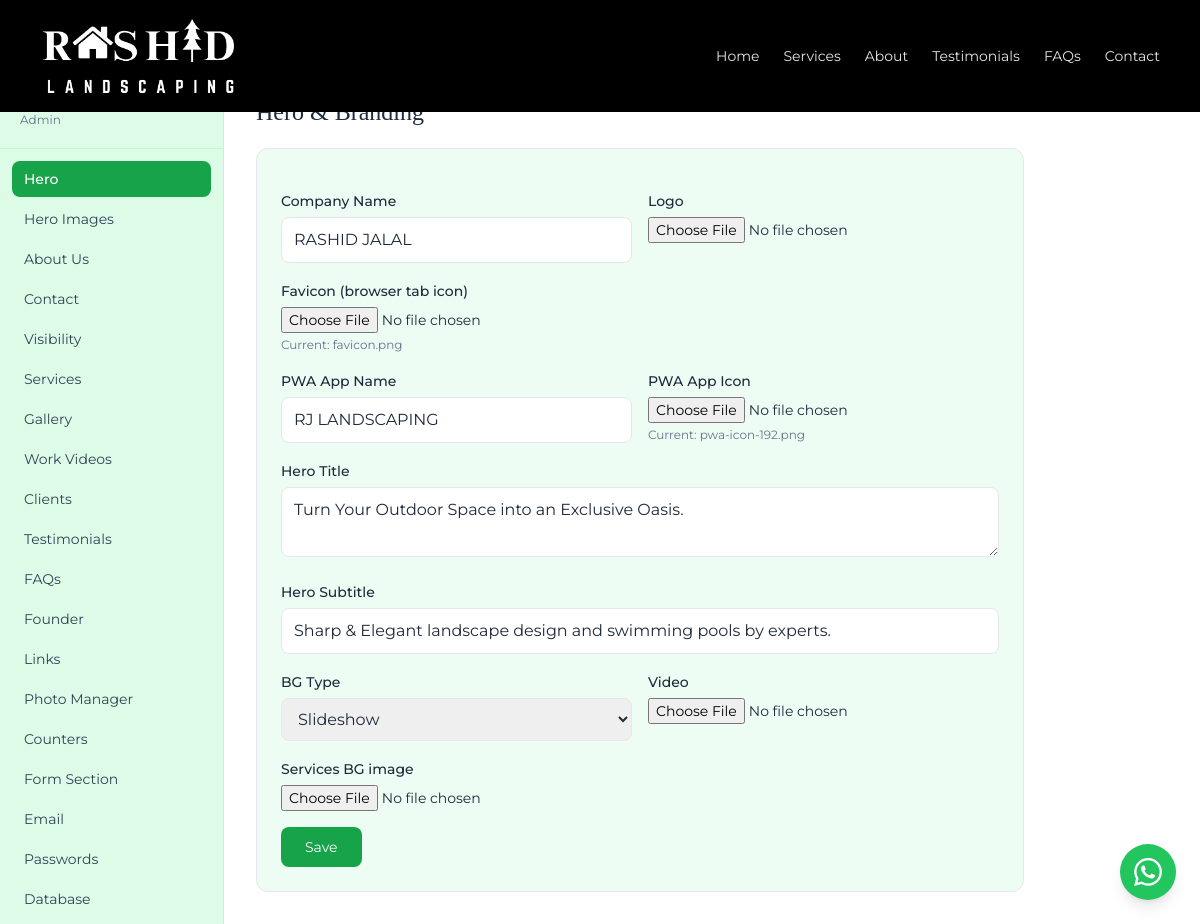
/techserenia (signed in), run on the app's committed database.
### tables this page shows
CREATE TABLE settings (
            id INTEGER PRIMARY KEY, company_name TEXT DEFAULT 'TECHSERENIA',
            hero_title TEXT DEFAULT 'Turn Your Dubai Outdoor Space into an Exclusive Oasis',
            hero_subtitle TEXT DEFAULT 'Luxury landscape design and swimming pools by experts',
            logo TEXT DEFAULT '', bg_type TEXT DEFAULT 'image', bg_file TEXT DEFAULT '',
            whatsapp TEXT DEFAULT '971500000000', phone TEXT DEFAULT '', email TEXT DEFAULT '',
            address TEXT DEFAULT '', map_url TEXT DEFAULT '', instagram TEXT DEFAULT '', facebook TEXT DEFAULT '',
            founder_name TEXT DEFAULT 'Founder Name', founder_title TEXT DEFAULT 'Founder & CEO',
            founder_desc TEXT DEFAULT 'Passionate about creating beautiful outdoor spaces across Dubai.',
            founder_image TEXT DEFAULT '', services_bg TEXT DEFAULT '',
            admin_pass TEXT DEFAULT '', delete_pass TEXT DEFAULT '',
            stat_projects TEXT DEFAULT '150', stat_years TEXT DEFAULT '12', stat_satisfaction TEXT DEFAULT '98', stat_team TEXT DEFAULT '25', stat_happy TEXT DEFAULT '200', stat_reviews TEXT DEFAULT '180',
            counters_bg TEXT DEFAULT '', faq_image TEXT DEFAULT '', faq_heading TEXT DEFAULT 'Some General Question?', cta_bg TEXT DEFAULT '', form_title TEXT DEFAULT 'Transform Your Dream Landscape with a Tailored Consultation', form_subtitle TEXT DEFAULT 'Book a private, one-on-one consultation with Dubai''s leading landscaping experts to explore a bespoke outdoor design tailored to your villa and lifestyle.', form_heading TEXT DEFAULT 'Schedule Your Free Consultation',
            smtp_sender TEXT DEFAULT '', smtp_app_pass TEXT DEFAULT '', smtp_receiver TEXT DEFAULT '',
            intro_title TEXT DEFAULT 'Green Space Landscaping Services',
            intro_text TEXT DEFAULT 'We believe outdoor spaces should be sanctuaries that nurture well-being and celebrate nature.',
            intro_image TEXT DEFAULT '', intro_badge TEXT DEFAULT '6+', intro_badge_label TEXT DEFAULT 'Year Experience',
            show_services INTEGER DEFAULT 1, show_about INTEGER DEFAULT 1, show_founder INTEGER DEFAULT 1,
            show_testimonials INTEGER DEFAULT 1, show_faqs INTEGER DEFAULT 1, show_gallery INTEGER DEFAULT 1, show_intro INTEGER DEFAULT 1, show_clients INTEGER DEFAULT 1, show_videos TEXT DEFAULT '1', favicon TEXT DEFAULT '', show_brand_text TEXT DEFAULT '1', pwa_name TEXT DEFAULT 'RJ LANDSCAPING', pwa_icon TEXT DEFAULT '');

### app.py (the view, shortened to what this page needs)
@app.route("/techserenia", methods=["GET", "POST"])
def admin():
    if request.method == "POST" and "password" in request.form and not session.get("admin"):
        if check_admin_pass(request.form.get("password", "")):
            session["admin"] = True
            return redirect(url_for("admin"))
        flash("Wrong password")
    if not session.get("admin"):
        return render_template("admin.html", login=True, s=gs(), services=[], testimonials=[], faqs=[],
                               links=[], hero_images=[], gallery=[], clients=[], all_imgs=[], videos=[])
    with db() as c:
        hero_imgs = [dict(r) for r in c.execute("SELECT id,filename FROM hero_images ORDER BY id")]
    return render_template("admin.html", login=False, s=gs(), services=get_services(),
                           testimonials=get_testimonials(), faqs=get_faqs(), links=get_links(),
                           hero_images=hero_imgs, gallery=get_gallery(), clients=get_clients(),
                           all_imgs=all_images(), videos=get_videos())

### app.py (called while the page is built)
def db():
    c = sqlite3.connect(DB_PATH)
    c.row_factory = sqlite3.Row
    return c

def ensure_settings_cols():
    need = ["cta_bg", "form_title", "form_subtitle", "form_heading", "counters_bg", "faq_image", "faq_heading",
            "stat_team", "stat_happy", "stat_reviews", "show_clients", "services_bg", "intro_image", "intro_title",
            "intro_text", "intro_badge", "intro_badge_label", "show_videos", "favicon", "pwa_name", "pwa_icon", "show_brand_text"]
    with db() as c:
        for col in need:
            try:
                c.execute(f"SELECT {col} FROM settings LIMIT 1")
            except Exception:
                try:
                    default = "atom landscape" if col == "pwa_name" else ""
                    c.execute(f"ALTER TABLE settings ADD COLUMN {col} TEXT DEFAULT '{default}'")
                except Exception:
                    pass

def gs():
    ensure_settings_cols()
    with db() as c:
        return dict(c.execute("SELECT * FROM settings WHERE id=1").fetchone())

def get_services():
    with db() as c:
        svcs = [dict(r) for r in c.execute("SELECT * FROM services ORDER BY id")]
        for s in svcs:
            imgs = c.execute("SELECT filename FROM service_images WHERE service_id=?", (s["id"],)).fetchall()
            s["images"] = [i["filename"] for i in imgs] or ([s["image"]] if s.get("image") else [])
        return svcs

def get_gallery():
    with db() as c:
        return [dict(r) for r in c.execute("SELECT * FROM gallery ORDER BY id DESC")]

def get_testimonials():
    with db() as c:
        return [dict(r) for r in c.execute("SELECT * FROM testimonials ORDER BY id DESC")]

def get_faqs():
    with db() as c:
        return [dict(r) for r in c.execute("SELECT * FROM faqs ORDER BY id")]

def get_links():
    with db() as c:
        return [dict(r) for r in c.execute("SELECT * FROM external_links ORDER BY id")]

def get_clients():
    with db() as c:
        return [dict(r) for r in c.execute("SELECT * FROM clients ORDER BY id")]

def get_videos():
    with db() as c:
        return [dict(r) for r in c.execute("SELECT * FROM work_videos ORDER BY id DESC")]

### templates/admin.html (shortened to what this page needs)
{% extends "base.html" %}
{% block content %}
<div class="min-h-screen bg-white pt-16">
{% if login %}
<div class="max-w-md mx-auto mt-20 bg-white p-8 rounded-2xl shadow-xl border">
  <img src="{{ url_for('static',filename='uploads/techserenia-logo.png') }}" alt="{{ s.company_name if s else 'TechSerenia' }}" class="h-16 w-auto mx-auto mb-4 object-contain">
  <p class="text-center text-slate-500 text-sm mb-6">Admin Login</p>
  {% with messages=get_flashed_messages() %}{% if messages %}<p class="text-red-600 text-center text-sm mb-4">{{ messages[0] }}</p>{% endif %}{% endwith %}
  <form method="POST" class="space-y-4">
    <input type="password" name="password" placeholder="Password" class="w-full border rounded-lg px-4 py-3" required>
    <button class="w-full bg-green-600 text-white py-3 rounded-lg">Login</button>
  </form>
</div>
{% else %}
<div class="flex min-h-[calc(100vh-64px)]">
  <aside class="w-56 bg-grass-soft border-r border-green-200 shrink-0 sticky top-16 h-[calc(100vh-64px)] overflow-y-auto">
    <div class="p-5 border-b border-green-200"><div class="font-display text-lg">{{ s.company_name }}</div><div class="text-xs text-slate-500">Admin</div></div>
    <nav class="p-3 text-sm space-y-1">
      {% for tid,label in [('settings','Hero'),('heroimgs','Hero Images'),('intro','About Us'),('contact','Contact'),('visibility','Visibility'),('services','Services'),('gallery','Gallery'),('videos','Work Videos'),('clients','Clients'),('testimonials','Testimonials'),('faqs','FAQs'),('founder','Founder'),('links','Links'),('images','Photo Manager'),('stats','Counters'),('cta','Form Section'),('email','Email'),('security','Passwords'),('database','Database')] %}
      <button type="button" data-tab="{{ tid }}" class="tab-btn w-full text-left px-3 py-2 rounded-lg {% if loop.first %}bg-green-600 text-white font-medium{% else %}text-slate-700 hover:bg-green-100{% endif %}">{{ label }}</button>
      {% endfor %}
    </nav>
  </aside>
  <main class="flex-1 p-6 md:p-8 overflow-y-auto bg-white">
    <div id="panel-settings" class="panel">
      <h2 class="font-display text-2xl mb-5">Hero & Branding</h2>
      <form method="POST" enctype="multipart/form-data" class="bg-grass-soft/50 rounded-xl border p-6 space-y-4 max-w-3xl">
        <div class="grid md:grid-cols-2 gap-4">
          <div><label class="text-sm font-medium">Company Name</label><input name="company_name" value="{{ s.company_name }}" class="w-full border rounded-lg px-3 py-2.5 mt-1"></div>
          <div><label class="text-sm font-medium">Logo</label><input type="file" name="logo" accept="image/*" class="text-sm mt-1 w-full"></div>
        </div>
        <div>
          <label class="text-sm font-medium">Favicon (browser tab icon)</label>
          <input type="file" name="favicon" accept="image/x-icon,image/png,.ico,.png" class="text-sm mt-1 w-full">
          {% if s.favicon %}<p class="text-xs text-slate-500 mt-1">Current: {{ s.favicon }}</p>{% endif %}
        </div>
        <div class="grid md:grid-cols-2 gap-4">
          <div>
            <label class="text-sm font-medium">PWA App Name</label>
            <input name="pwa_name" value="{{ s.pwa_name or 'atom landscape' }}" class="w-full border rounded-lg px-3 py-2.5 mt-1" placeholder="atom landscape">
          </div>
          <div>
            <label class="text-sm font-medium">PWA App Icon</label>
            <input type="file" name="pwa_icon" accept="image/png,image/jpeg,.png,.jpg" class="text-sm mt-1 w-full">
            {% if s.pwa_icon %}<p class="text-xs text-slate-500 mt-1">Current: {{ s.pwa_icon }}</p>{% endif %}
          </div>
        </div>
        <div><label class="text-sm font-medium">Hero Title</label><textarea name="hero_title" rows="2" class="w-full border rounded-lg px-3 py-2.5 mt-1">{{ s.hero_title }}</textarea></div>
        <div><label class="text-sm font-medium">Hero Subtitle</label><input name="hero_subtitle" value="{{ s.hero_subtitle }}" class="w-full border rounded-lg px-3 py-2.5 mt-1"></div>
        <div class="grid md:grid-cols-2 gap-4">
          <div><label class="text-sm font-medium">BG Type</label><select name="bg_type" class="w-full border rounded-lg px-3 py-2.5 mt-1"><option value="image" {% if s.bg_type=='image' %}selected{% endif %}>Slideshow</option><option value="video" {% if s.bg_type=='video' %}selected{% endif %}>Video</option></select></div>
          <div><label class="text-sm font-medium">Video</label><input type="file" name="bg_file" accept="video/*" class="text-sm mt-1 w-full"></div>
        </div>
        <div><label class="text-sm font-medium">Services BG image</label><input type="file" name="services_bg" accept="image/*" class="text-sm mt-1 w-full"></div>
        <button class="bg-green-600 text-white px-6 py-2.5 rounded-lg text-sm">Save</button>
      </form>
    </div>
  </main>
</div>
{% endif %}
</div>
{% endblock %}

### templates/base.html (shortened to what this page needs)
<!DOCTYPE html>
<html lang="en">
<head>
<script src="https://cdn.tailwindcss.com"></script>
<link rel="stylesheet" href="https://cdn.jsdelivr.net/npm/swiper@11/swiper-bundle.min.css">
</head>
<body class="bg-grass-soft text-slate-800" oncontextmenu="return false" onselectstart="return false" ondragstart="return false">
<header class="fixed top-0 inset-x-0 z-50 bg-black">
  <div class="max-w-7xl mx-auto flex items-center justify-between px-4 md:px-10 h-[4.5rem] md:h-28">
    <a href="/#home" class="flex items-center gap-2 md:gap-3 min-w-0">
      {% if s and s.logo %}<img src="{{ url_for('static',filename='uploads/'+s.logo) }}" class="h-12 sm:h-14 md:h-20 w-auto max-w-[min(70vw,420px)] object-contain object-left" alt="">{% endif %}
    </a>
    <nav class="hidden md:flex items-center gap-6 text-sm text-white/90">
      <a href="/#home" class="hover:text-grass-light">Home</a>
      <a href="/#services" class="hover:text-grass-light">Services</a>
      <a href="/#about-us" class="hover:text-grass-light">About</a>
      <a href="/#testimonials" class="hover:text-grass-light">Testimonials</a>
      <a href="/#faqs" class="hover:text-grass-light">FAQs</a>
      <a href="/#consult" class="hover:text-grass-light">Contact</a>
    </nav>
  </div>
</header>
{% block content %}{% endblock %}
<a href="https://wa.me/{{ s.whatsapp if s and s.whatsapp else '971500000000' }}?text=Hello%2C%20I%27m%20interested%20in%20your%20landscaping%20services%20in%20Dubai." target="_blank" class="fixed bottom-6 right-6 z-40 bg-grass hover:bg-grass-dark w-14 h-14 rounded-full flex items-center justify-center shadow-lg" aria-label="WhatsApp">
</a>
</body></html>

### templates/base.html (style rules this page uses)
body { font-family:Montserrat,sans-serif;background:#f0fdf4;-webkit-user-select:none;user-select:none;-webkit-touch-callout:none }
.font-display { font-family:'Playfair Display',serif }
html { scroll-behavior:smooth }
input,textarea,select { user-select:text;-webkit-user-select:text }

### data on the page
settings: logo (picture), company_name "RASHID JALAL", favicon "favicon.png", pwa_name "RJ LANDSCAPING", pwa_icon "pwa-icon-192.png", hero_title "Turn Your Outdoor Space into an Exclusive Oasis.", hero_subtitle "Sharp & Elegant landscape design and swimming pools by experts.", bg_type "Slideshow"

### other printed values
{{ label }} "Hero" "Hero Images" "About Us" "Contact" "Visibility" "Services" "Gallery" "Work Videos" "Clients" "Testimonials" "FAQs" "Founder" "Links" "Photo Manager" "Counters" "Form Section" "Email" "Passwords" "Database"
